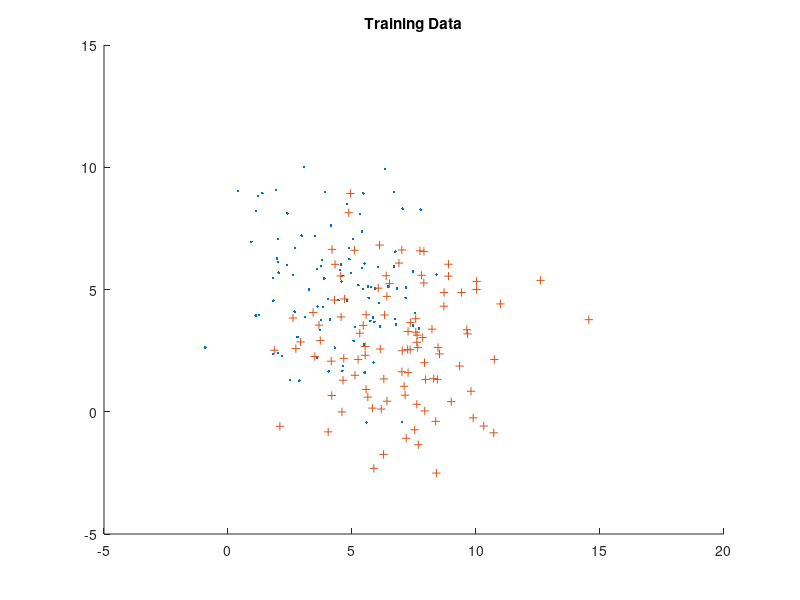
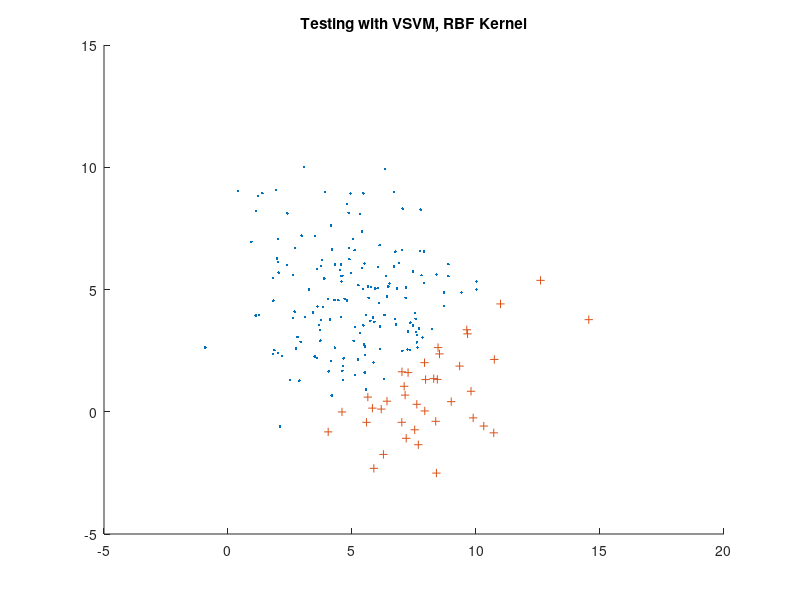

Recreate these plots in MATLAB, in order. (Note: this script raises an error after producing the figures.)
clc; clear all;

x = mvnrnd([4 5], [5 5], 100); %OG data
y = mvnrnd([7 3], [5 5], 100);

figure;
hold on
plot(x(:,1),x(:,2),'.'); %plot
plot(y(:,1),y(:,2),'+');
title('Training Data');
hold off

z = vertcat(x,y);
Y = [ones(100,1);-ones(100,1)];


vsvmmodel = fitcsvm(z,Y,'Standardize',true,'KernelFunction','RBF','KernelScale',0.1);

prediction = predict(vsvmmodel,z);
c1 = [];
c2 = [];
for i = 1:length(z)
    if(prediction(i) > 0)
        c1 = [c1;z(i,1) z(i,2)];
    else
        c2 = [c2;z(i,1) z(i,2)];
    end
end

figure;
hold on
plot(c1(:,1),c1(:,2),'.'); %plot
plot(c2(:,1),c2(:,2),'+');
title('Testing with VSVM, RBF Kernel');
hold off

CVSVMModel = crossval(vsvmmodel);
classLoss = kfoldLoss(CVSVMModel);
fprintf("K-fold loss: " + classLoss);




